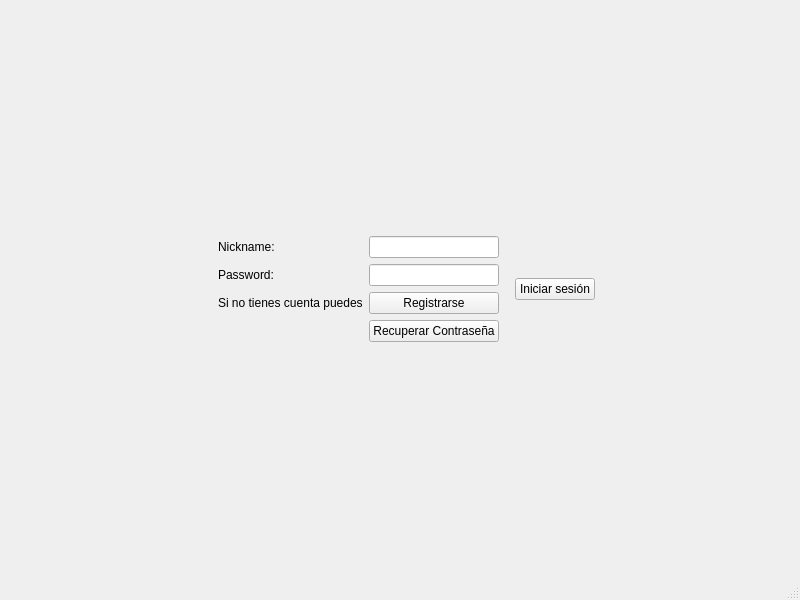
<?xml version="1.0" encoding="UTF-8"?>
<ui version="4.0">
 <class>MainWindow</class>
 <widget class="QMainWindow" name="MainWindow">
  <property name="geometry">
   <rect>
    <x>0</x>
    <y>0</y>
    <width>800</width>
    <height>600</height>
   </rect>
  </property>
  <property name="windowTitle">
   <string>MainWindow</string>
  </property>
  <widget class="QWidget" name="centralwidget">
   <layout class="QVBoxLayout" name="verticalLayout_2">
    <item>
     <layout class="QGridLayout" name="gridLayout" rowstretch="1,0,0,0,1" columnstretch="0,0,0,0,0,0">
      <property name="sizeConstraint">
       <enum>QLayout::SizeConstraint::SetFixedSize</enum>
      </property>
      <item row="1" column="1" rowspan="2">
       <layout class="QVBoxLayout" name="verticalLayout"/>
      </item>
      <item row="0" column="0" colspan="6">
       <spacer name="verticalSpacer_2">
        <property name="orientation">
         <enum>Qt::Orientation::Vertical</enum>
        </property>
        <property name="sizeType">
         <enum>QSizePolicy::Policy::MinimumExpanding</enum>
        </property>
        <property name="sizeHint" stdset="0">
         <size>
          <width>20</width>
          <height>40</height>
         </size>
        </property>
       </spacer>
      </item>
      <item row="1" column="0" rowspan="2">
       <spacer name="horizontalSpacer_3">
        <property name="orientation">
         <enum>Qt::Orientation::Horizontal</enum>
        </property>
        <property name="sizeHint" stdset="0">
         <size>
          <width>40</width>
          <height>20</height>
         </size>
        </property>
       </spacer>
      </item>
      <item row="1" column="5" rowspan="2">
       <spacer name="horizontalSpacer">
        <property name="orientation">
         <enum>Qt::Orientation::Horizontal</enum>
        </property>
        <property name="sizeHint" stdset="0">
         <size>
          <width>40</width>
          <height>20</height>
         </size>
        </property>
       </spacer>
      </item>
      <item row="1" column="3" rowspan="2">
       <layout class="QFormLayout" name="formLayout">
        <property name="rightMargin">
         <number>10</number>
        </property>
        <item row="0" column="0">
         <widget class="QLabel" name="NickNameM">
          <property name="text">
           <string>Nickname:</string>
          </property>
         </widget>
        </item>
        <item row="0" column="1">
         <widget class="QLineEdit" name="nicknameLineEditM"/>
        </item>
        <item row="1" column="0">
         <widget class="QLabel" name="passwordM">
          <property name="sizePolicy">
           <sizepolicy hsizetype="Expanding" vsizetype="Expanding">
            <horstretch>0</horstretch>
            <verstretch>0</verstretch>
           </sizepolicy>
          </property>
          <property name="text">
           <string>Password:</string>
          </property>
         </widget>
        </item>
        <item row="1" column="1">
         <widget class="QLineEdit" name="passwordLineEditM">
          <property name="sizePolicy">
           <sizepolicy hsizetype="Expanding" vsizetype="Expanding">
            <horstretch>0</horstretch>
            <verstretch>0</verstretch>
           </sizepolicy>
          </property>
          <property name="echoMode">
           <enum>QLineEdit::EchoMode::Password</enum>
          </property>
         </widget>
        </item>
        <item row="2" column="1">
         <widget class="QPushButton" name="registerButtonM">
          <property name="text">
           <string>Registrarse</string>
          </property>
         </widget>
        </item>
        <item row="2" column="0">
         <widget class="QLabel" name="label">
          <property name="text">
           <string>Si no tienes cuenta puedes</string>
          </property>
         </widget>
        </item>
        <item row="3" column="1">
         <widget class="QPushButton" name="recorveryPassword">
          <property name="text">
           <string>Recuperar Contraseña</string>
          </property>
         </widget>
        </item>
       </layout>
      </item>
      <item row="3" column="0" rowspan="2" colspan="6">
       <spacer name="verticalSpacer">
        <property name="orientation">
         <enum>Qt::Orientation::Vertical</enum>
        </property>
        <property name="sizeType">
         <enum>QSizePolicy::Policy::MinimumExpanding</enum>
        </property>
        <property name="sizeHint" stdset="0">
         <size>
          <width>40</width>
          <height>60</height>
         </size>
        </property>
       </spacer>
      </item>
      <item row="1" column="4" rowspan="2">
       <widget class="QPushButton" name="loginButton">
        <property name="text">
         <string>Iniciar sesión</string>
        </property>
       </widget>
      </item>
     </layout>
    </item>
   </layout>
  </widget>
  <widget class="QMenuBar" name="menubar">
   <property name="geometry">
    <rect>
     <x>0</x>
     <y>0</y>
     <width>800</width>
     <height>21</height>
    </rect>
   </property>
  </widget>
  <widget class="QStatusBar" name="statusbar"/>
 </widget>
 <resources/>
 <connections/>
</ui>
